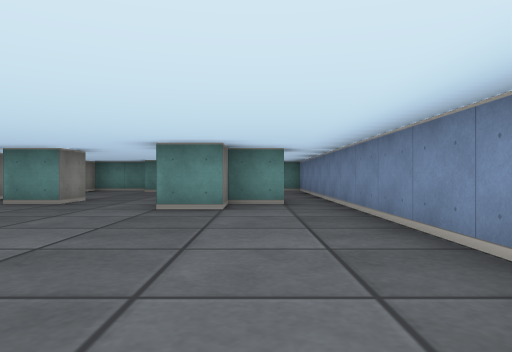
View 1 (above)

12 first-person views from a walk through a cub3D maze. The camera is about half as high as the walls, looks level and sees 70° across. The floor is counted in squares. Each view is taken from the middle of a square. On the plan, view 1 faces up. The plan holds only what a view shows up to about 9 squares ahead; the rest is blank.

View 2
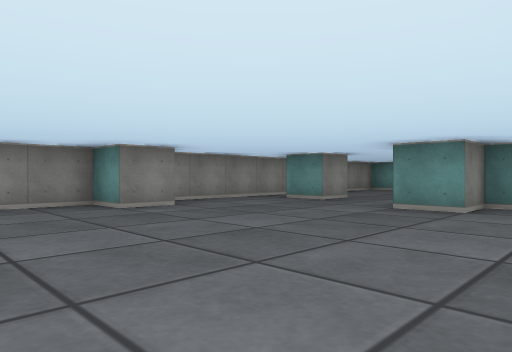

View 3
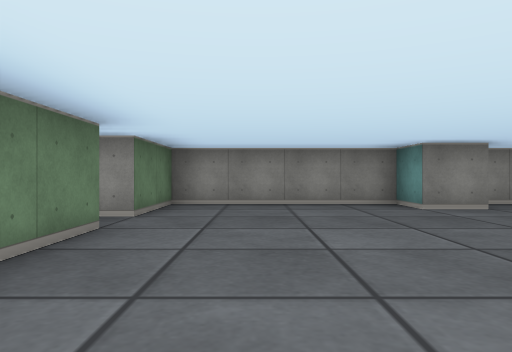

View 4
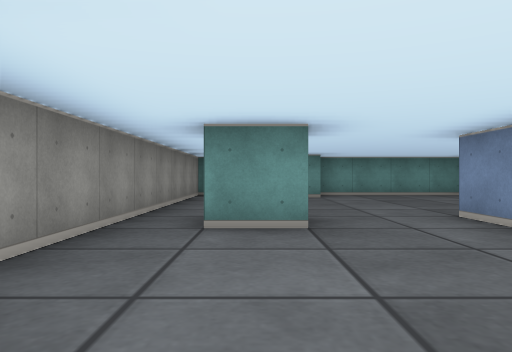

View 5
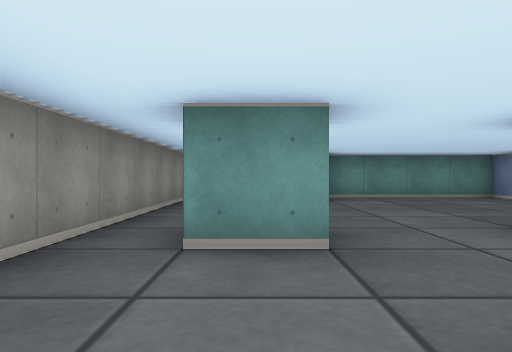

View 6
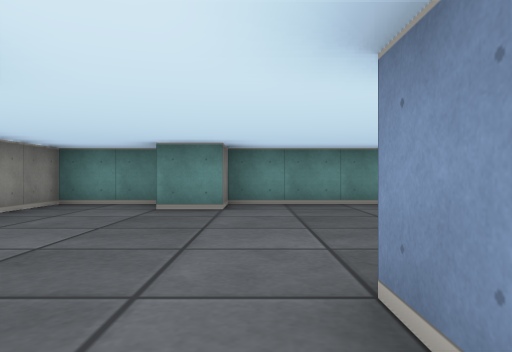

View 7
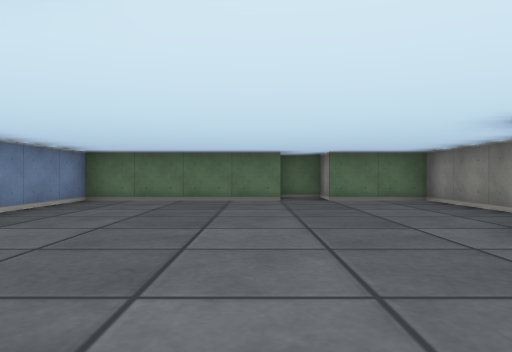

View 8
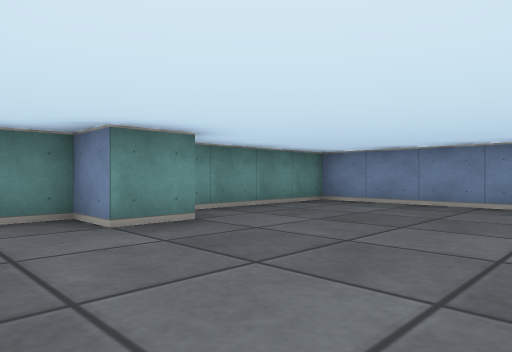

View 9
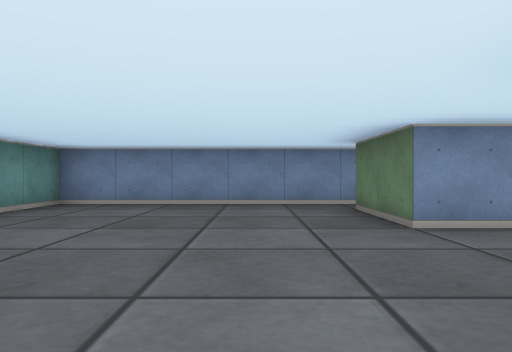

View 10
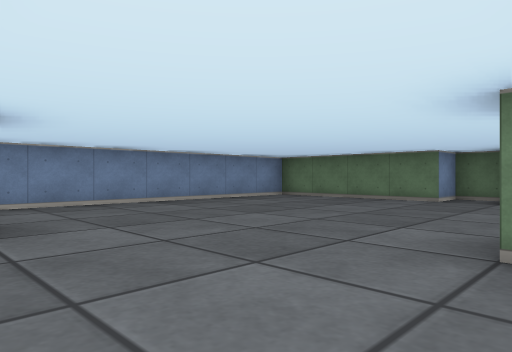

View 11
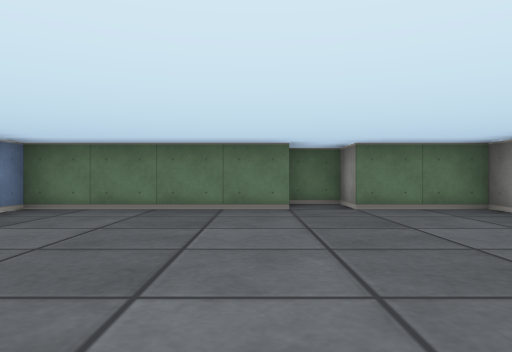

View 12
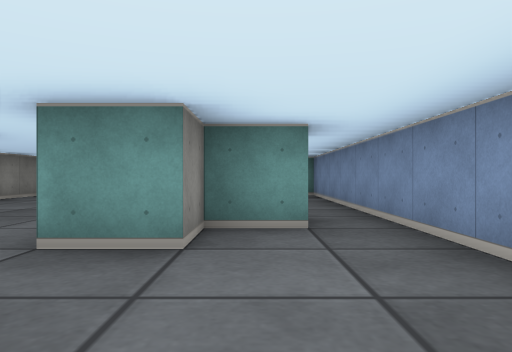

### Floor plan
Points are (right, up) in squares from view 1. A wall is a line through its corners. A room is listed if a view was taken in it or the views show most of it. See-through windows are left out.
Room 1 (views 1, 2, 3, 4, 5, 6, 7, 8, 9, 10, 11, 12)
walls: (-1.5, 6.5) (-1.5, 7.5) (0.5, 7.5); (-4.5, 3.5) (-4.5, 2.5) (-5.5, 2.5) (-5.5, -1.5) (-3.5, -1.5) (-3.5, -2.5) (-2.5, -2.5) (-2.5, -1.5) (1.5, -1.5) (1.5, 12.5) (-2.5, 12.5) (-2.5, 11.5) (-3.5, 11.5) (-3.5, 12.5) (-5.5, 12.5) (-5.5, 4.1); (-3.5, 7.5) (-3.5, 6.5) (-4.5, 6.5); (0.6, 6.5) (-0.5, 6.5) (-0.5, 5.5) (-1.5, 5.5)

Where each view was taken, in squares from view 1:
view 1: 0 up, 0 right, facing up
view 2: 0 up, 1 right, facing up-left
view 3: 0 up, 1 right, facing left
view 4: 3 up, 4 left, facing up
view 5: 4 up, 4 left, facing up
view 6: 6 up, 2 left, facing up
view 7: 6 up, 2 left, facing down
view 8: 8 up, 5 left, facing up-right
view 9: 9 up, 5 left, facing right
view 10: 6 up, 5 left, facing down-right
view 11: 4 up, 2 left, facing down
view 12: 3 up, 0 right, facing up
